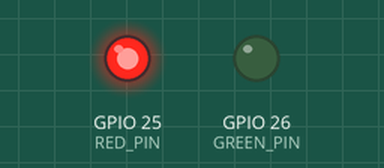
Recording of a sketch running on a simulated ESP32. Parts: output pins drawn as LEDs (lit = HIGH).

Above: at 0.2 s.
At 2.7 s:
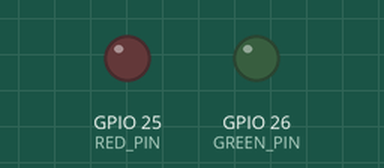
At 4.5 s:
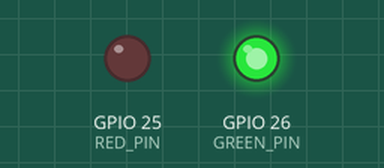
Timing chart, 0 to 7.8 s (numbered marks = the images above):
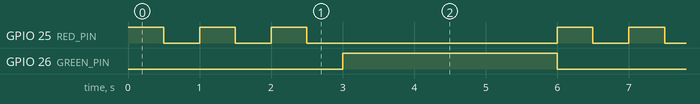

Measured:
- by itself, GPIO 25 (RED_PIN): repeats every 6.0 s: 2 × (LOW 0.50 s, HIGH 0.50 s), LOW 3.5 s, HIGH 0.50 s
- by itself, GPIO 26 (GREEN_PIN): alternates HIGH for 3.0 s and LOW for 3.0 s
- by itself, everything shown: repeats every 6.0 s, in 8 steps

The sketch:

traffic_alert.ino
```cpp
#define RED_PIN 25
#define GREEN_PIN 26

void cycleLights() {
  for(int i = 0; i < 3; i++) {
    digitalWrite(RED_PIN, HIGH);
    delay(500);
    digitalWrite(RED_PIN, LOW);
    delay(500);
  }
  digitalWrite(GREEN_PIN, HIGH);
  delay(3000);
  digitalWrite(GREEN_PIN, LOW);
}

void setup() {
  pinMode(RED_PIN, OUTPUT);
  pinMode(GREEN_PIN, OUTPUT);
}

void loop() {
  cycleLights();
}
```
